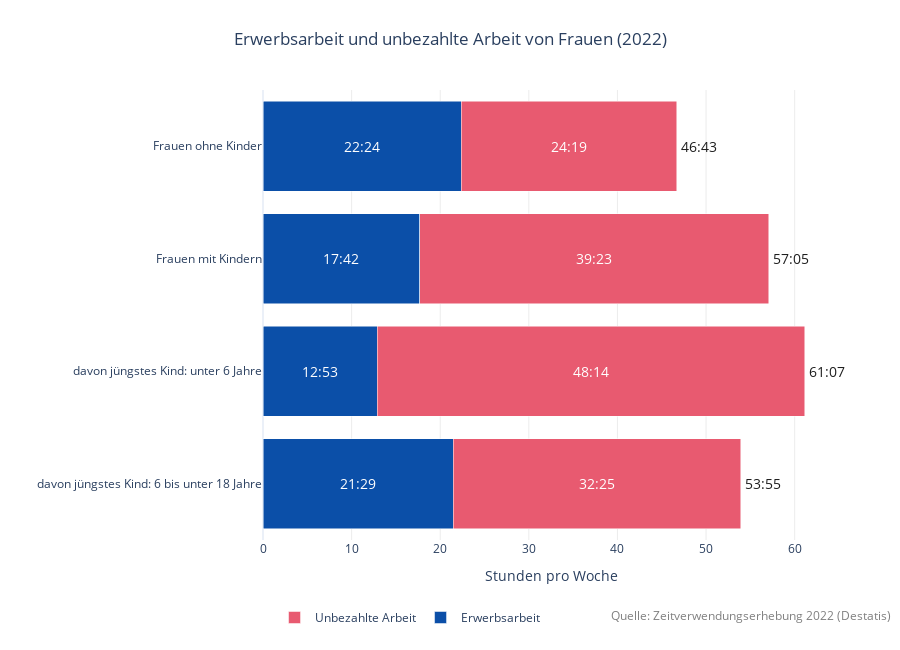

Notebook source saved alongside this figure:
### Code cell
import plotly.graph_objects as go

# Daten (2022) – Frauen 18–64, mit/ohne Kinder
groups = [
    "Frauen ohne Kinder",
    "Frauen mit Kindern",
    "davon jüngstes Kind: unter 6 Jahre",
    "davon jüngstes Kind: 6 bis unter 18 Jahre",
]

paid_str = ["22:24", "17:42", "12:53", "21:29"]     # Erwerbsarbeit
unpaid_str = ["24:19", "39:23", "48:14", "32:25"]   # unbezahlte Arbeit
total_str = ["46:43", "57:05", "61:07", "53:55"]    # Summe

def hhmm_to_hours(hhmm: str) -> float:
    h, m = hhmm.split(":")
    return int(h) + int(m)/60

paid = [hhmm_to_hours(x) for x in paid_str]
unpaid = [hhmm_to_hours(x) for x in unpaid_str]
total = [p + u for p, u in zip(paid, unpaid)]

groups_r = groups[::-1]
paid_r = paid[::-1]
unpaid_r = unpaid[::-1]
paid_str_r = paid_str[::-1]
unpaid_str_r = unpaid_str[::-1]
total_str_r = total_str[::-1]
total_r = total[::-1]

# Plot
fig = go.Figure()

# Erwerbsarbeit (blau)
fig.add_trace(go.Bar(
    y=groups_r,
    x=paid_r,
    orientation="h",
    name="Erwerbsarbeit",
    marker_color="#0B4FA8",  
    text=paid_str_r,
    textposition="inside",
    insidetextanchor="middle",
    textfont=dict(color="white", size=14),
    hovertemplate="%{y}<br>Erwerbsarbeit: %{text}<extra></extra>",
))

# Unbezahlte Arbeit (rot)
fig.add_trace(go.Bar(
    y=groups_r,
    x=unpaid_r,
    orientation="h",
    name="Unbezahlte Arbeit",
    marker_color="#E85A70",  
    text=unpaid_str_r,
    textposition="inside",
    insidetextanchor="middle",
    textfont=dict(color="white", size=14),
    hovertemplate="%{y}<br>Unbezahlte Arbeit: %{text}<extra></extra>",
))

# Gesamtsumme rechts am Balkenende (Annotationen)
for y, t_hours, t_label in zip(groups_r, total_r, total_str_r):
    fig.add_annotation(
        x=t_hours + 0.25,  
        y=y,
        text=t_label,
        showarrow=False,
        font=dict(size=14, color="#1f1f1f"),
        xanchor="left",
        yanchor="middle"
    )

# Layout
fig.update_layout(
    barmode="stack",
    template="plotly_white",
    title=dict(
        text="Erwerbsarbeit und unbezahlte Arbeit von Frauen (2022)",
        x=0.5
    ),
    xaxis_title="Stunden pro Woche",
    yaxis_title="",
    height=650,
    legend=dict(
        title="",
        orientation="h",
        x=0.02,
        y=-0.14
    ),
    margin=dict(l=180, r=60, t=90, b=110),
)

# X-Achse sinnvoll begrenzen (bis knapp über Maximum)
fig.update_xaxes(range=[0, max(total) + 4], gridcolor="rgba(0,0,0,0.08)")

# Quelle
fig.add_annotation(
    x=0.60,
    y=-0.19,
    xref="paper",
    yref="paper",
    text="Quelle: Zeitverwendungserhebung 2022 (Destatis)",
    showarrow=False,
    font=dict(size=12, color="gray"),
    xanchor="left"
)

fig.show()

### Figure 1 — Plotly figure (JSON) as saved in the notebook; plotly's stock layout.template omitted (floating-point values rounded to 4 significant figures)
{"data": [{"hovertemplate": "%{y}<br>Erwerbsarbeit: %{text}<extra></extra>", "insidetextanchor": "middle", "marker": {"color": "#0B4FA8"}, "name": "Erwerbsarbeit", "orientation": "h", "text": ["21:29", "12:53", "17:42", "22:24"], "textfont": {"color": "white", "size": 14}, "textposition": "inside", "type": "bar", "x": [21.48, 12.88, 17.7, 22.4], "y": ["davon jüngstes Kind: 6 bis unter 18 Jahre", "davon jüngstes Kind: unter 6 Jahre", "Frauen mit Kindern", "Frauen ohne Kinder"]}, {"hovertemplate": "%{y}<br>Unbezahlte Arbeit: %{text}<extra></extra>", "insidetextanchor": "middle", "marker": {"color": "#E85A70"}, "name": "Unbezahlte Arbeit", "orientation": "h", "text": ["32:25", "48:14", "39:23", "24:19"], "textfont": {"color": "white", "size": 14}, "textposition": "inside", "type": "bar", "x": [32.42, 48.23, 39.38, 24.32], "y": ["davon jüngstes Kind: 6 bis unter 18 Jahre", "davon jüngstes Kind: unter 6 Jahre", "Frauen mit Kindern", "Frauen ohne Kinder"]}], "layout": {"annotations": [{"font": {"color": "#1f1f1f", "size": 14}, "showarrow": false, "text": "53:55", "x": 54.15, "xanchor": "left", "y": "davon jüngstes Kind: 6 bis unter 18 Jahre", "yanchor": "middle"}, {"font": {"color": "#1f1f1f", "size": 14}, "showarrow": false, "text": "61:07", "x": 61.37, "xanchor": "left", "y": "davon jüngstes Kind: unter 6 Jahre", "yanchor": "middle"}, {"font": {"color": "#1f1f1f", "size": 14}, "showarrow": false, "text": "57:05", "x": 57.33, "xanchor": "left", "y": "Frauen mit Kindern", "yanchor": "middle"}, {"font": {"color": "#1f1f1f", "size": 14}, "showarrow": false, "text": "46:43", "x": 46.97, "xanchor": "left", "y": "Frauen ohne Kinder", "yanchor": "middle"}, {"font": {"color": "gray", "size": 12}, "showarrow": false, "text": "Quelle: Zeitverwendungserhebung 2022 (Destatis)", "x": 0.6, "xanchor": "left", "xref": "paper", "y": -0.19, "yref": "paper"}], "barmode": "stack", "height": 650, "legend": {"orientation": "h", "title": {"text": ""}, "x": 0.02, "y": -0.14}, "margin": {"b": 110, "l": 180, "r": 60, "t": 90}, "title": {"text": "Erwerbsarbeit und unbezahlte Arbeit von Frauen (2022)", "x": 0.5}, "xaxis": {"gridcolor": "rgba(0,0,0,0.08)", "range": [0, 65.12], "title": {"text": "Stunden pro Woche"}}, "yaxis": {"title": {"text": ""}}}}
